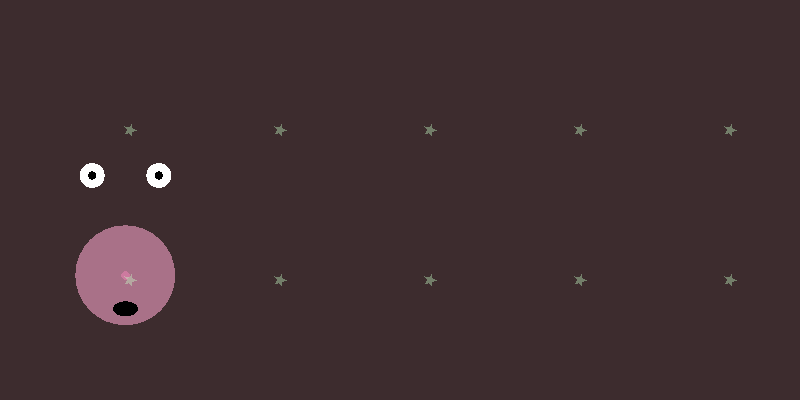
Frame 1 (no input)
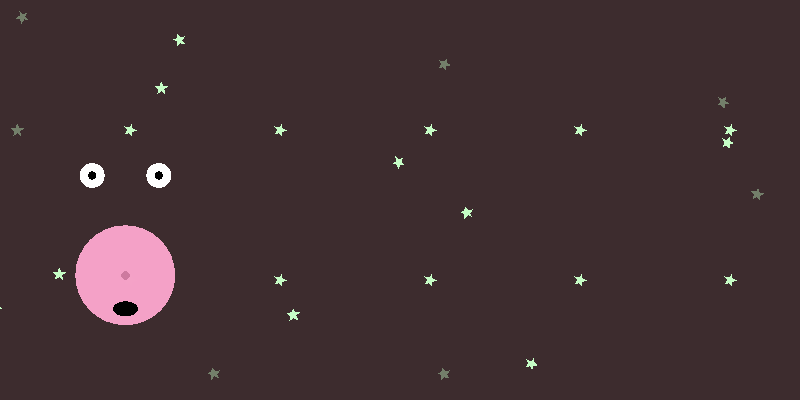
Frame 60 (the mouse pressed at the canvas centre just before this capture)
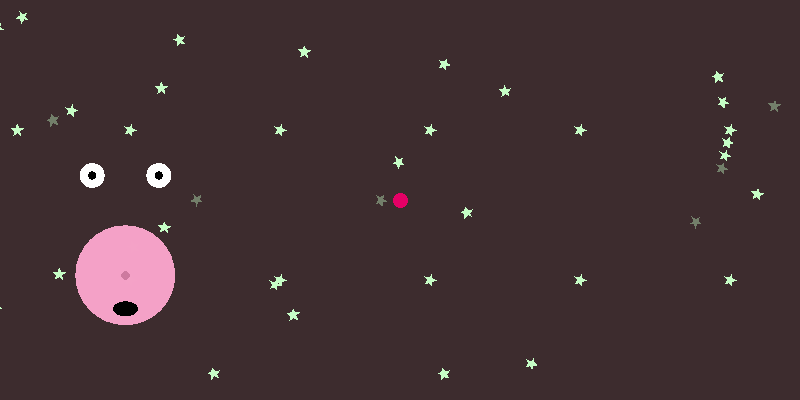
Frame 120 (the mouse held since frame 60 and released just before this capture)

The Processing sketch that drew these frames (run headless with seeded random() and noise(); from frame 60 on, the mouse is pressed at the canvas centre):

// Processing sketch: Samantha_Skinner_Project_1
// ── Samantha_Skinner_Project_1.pde
//Samantha Skinner 
//Drawing Machine for Project 1

Moon myMoon; //declare moon object as global variable


void setup() {
  myMoon = new Moon(125, 275, 100, 100, 25); //initialize moon object and call constructor, fill in arguements eventually
  size(800, 400);
  frameRate(10);
  noSmooth(); //kid drawing effect
  background(61, 44, 46);
}

void draw() {
  myMoon.display(); //call object method 
  drawBrush(0, 0, 50); //user paints
  //float h = randomGaussian() * 50; //will be used to change moon when triggered by user
  noStroke();
  //fill (245, 162, 199, 150); //full moon color 
  // ellipse(125, 275, h, h); //I eventually want this mvmt triggered by user
 // ellipse(125, 275, 100, 100); //full moon
  
  for (int x = -20; x < 900; x = x+150) { //create background star patterns
    for (int y = -20; y < 500; y = y+150) {
      rotate(frameCount/20); //cascading stars effect
      star(x, y, 3, 7, 5); //create little stars
    }
  }
}

void keyPressed() { //reset work
  background(61, 44, 46); //same night sky color
}

//void mouseReleased(){ //function
//  float h = randomGaussian() * 50;
//  ellipse(125, 275, h, h);
//}

// ── Brush.pde
void drawBrush(int x, int y, int d) {
  fill(228, 0, 102);
  if (mousePressed) { //variable
  frameRate(40);
    pushMatrix();
    translate(mouseX, mouseY);
    scale(0.3);
    ellipse(x, y, d, d);
    popMatrix();
  }
}

// ── Comments.pde
//Next
//make 2 expressions for face depending on action
//add craters to moon

//Questions

//how to accomplish following?

//user paints line with mouse press
  //upon mouse release, painted line moves toward moon like magnetic attraction (vector... position that changes over time)
      //use perlin noise to make this mvmt^ look organic & magnetic
  //once painted line reaches moon: 
      //trigger jiggle of moon - maybe w gaussian mvmt
      //moons facial expression changes
      
//Notes     (reference vimeo NOC video 1.2)
      //location = new PVector(mouseX, mouseY); //name is location, data type is PVector, 2D arguement 
      //velocity = new PVector(enter xspeed, enter yspeed);
     
      //under class variables i'll have PVector location; and PVector velocity; for location and speed direction
          //will i be making the users painting into a class?
          
      //under move() function, location.add(velocity);
  

// ── Moon.pde
class Moon {

  float x, y, w, h, eyeSize, mouth;
  color c1, c2;

  Moon (float tempXpos, float tempYpos, float tempW, float tempH, float tempEyeSize) {
    //define constructor with parameters
    //c1 = tempC1;
    //c2 = tempC2;
    x = tempXpos;
    y = tempYpos;
    w = tempW;
    h = tempH;
    //mouth = tempM;
    eyeSize = tempEyeSize;
  }
  void display() { //create display function
    ellipseMode(CENTER);
    //Draw moon face
    fill(245, 162, 199, 150);
    noStroke();
    ellipse(x, y, w, h); 

    //Draw moon eyes 
    fill(255);
    noStroke();
    ellipse(x - w/3, y - h, eyeSize, eyeSize);
    ellipse(x + w/3, y - h, eyeSize, eyeSize);

    //Draw moon pupils
    fill(0);
    noStroke();
    ellipse(x - w/3, y - h, eyeSize/3, eyeSize/3);
    ellipse(x + w/3, y - h, eyeSize/3, eyeSize/3);

    //Draw moon nose
    noStroke();
    fill(205, 122, 159);
    ellipse(x, y, eyeSize/3, eyeSize/3);

    //Draw moon mouth
    noStroke();
    fill(0);
    ellipse(x, y + h/3, eyeSize, eyeSize-10);
  }
}

//Move moon

// ── Star.pde
//referenced from processing.org reference on star shape

void star(float x, float y, float radiusOne, float radiusTwo, int npoints) { //star constructor 
  float angle = TWO_PI / npoints; //initiate angle variable and assign to value of 2PI/#points
  float halfAngle = angle/2.0; //initiate half angle variable and set equal to value of angle devided by two

  fill (200, 255, 199, 100); //star color

  beginShape(); //begin recording star shape vertices
  for (float i = 0; i < TWO_PI; i += angle) { //declare and initiate i, create for loop to create background pattern of stars
    float ab = x + cos(i) * radiusTwo; //initiate ab
    float cd = y + sin(i) * radiusTwo; //initiate cd
    vertex(ab, cd);
    ab = x + cos(i+halfAngle) * radiusOne;
    cd = y + sin(i+halfAngle) * radiusOne;
    vertex(ab, cd);
  }
  endShape(CLOSE); //stop recording star shape vertices
}

// ── eye.pde
class Eye { //new class for eye
  int x, y; //declare variables
  int size;
  float angle = 0.0;

  Eye(int tempX, int tempY, int tempS) { //eye object constructor with parameter definitions
    x = tempX;
    y = tempY;
    size = tempS;
  }

  void update(int mx, int my) { //create update function and declare variables
    angle = atan2(my-y, mx-x); //use arctangent to compute angle from eye to mouse
  }

  void display() { //create display function
    pushMatrix();
    translate(x, y); 
    fill(255);
    ellipse(0, 0, size, size);
    rotate(angle);
    fill(0);
    ellipse(size/4, 0, size/2, size/2);
    popMatrix();
  }
}
